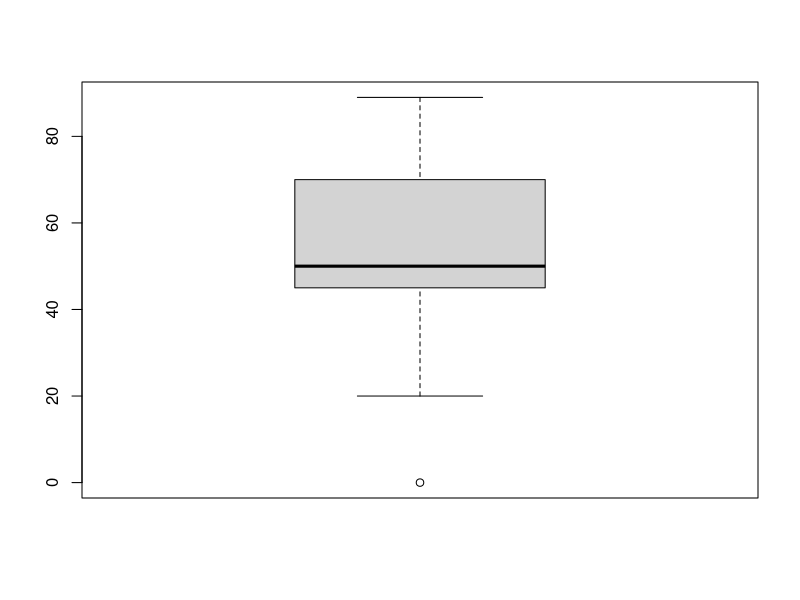
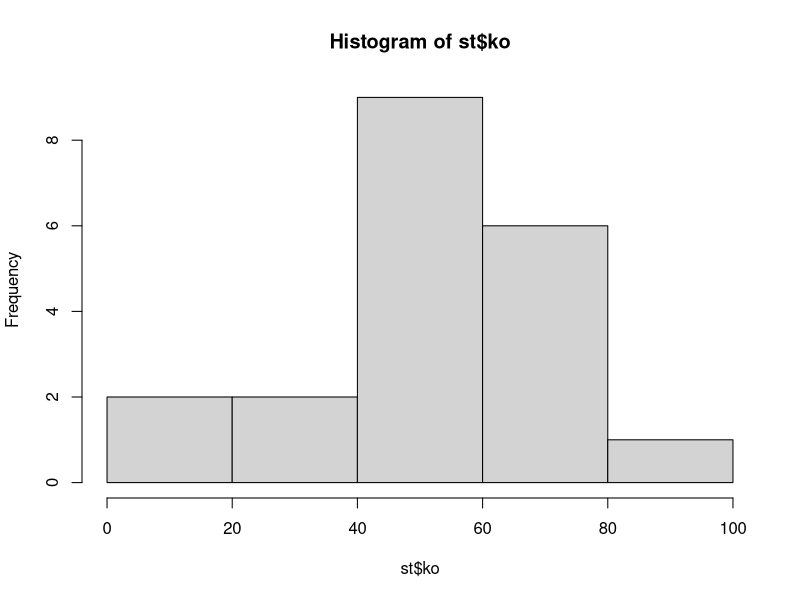

Source code (R) for these figures, in order: (Note: this script raises an error after producing the figures.)
# 결측치, 이상치 정제하기
st <- read.csv('csv_exam.csv', header=F)
View(st)
colnames(st) <- c('id','class','ko','en','ma')
# 결측치 확인 함수 is.na
table(is.na(st$class))
mean(st$ko,na.rm = T)
# 학생 정보를 조회하시오
# 단 id, class, ko 결측치가 있는 학생은 빼시오
library(dplyr)
st %>% filter(!is.na(id) & !is.na(class) & !is.na(ko))
st[!is.na(st$ko),c('id','class','ko')]
# 모든 결측치 제거하기
st2<-na.omit(st)
# 국영수 평균을 구하여 vector를 만든다.
avg <- round(colMeans(st2[,c('ko','en','ma')]),2)
class(avg)

# 결측치 대체하기
st$ko <- ifelse(is.na(st$ko),0,st$ko)
table(is.na(st$ko))
st[is.na(st)]=1
boxplot(st$ko)
hist(st$ko)
qplot(st$ko)

